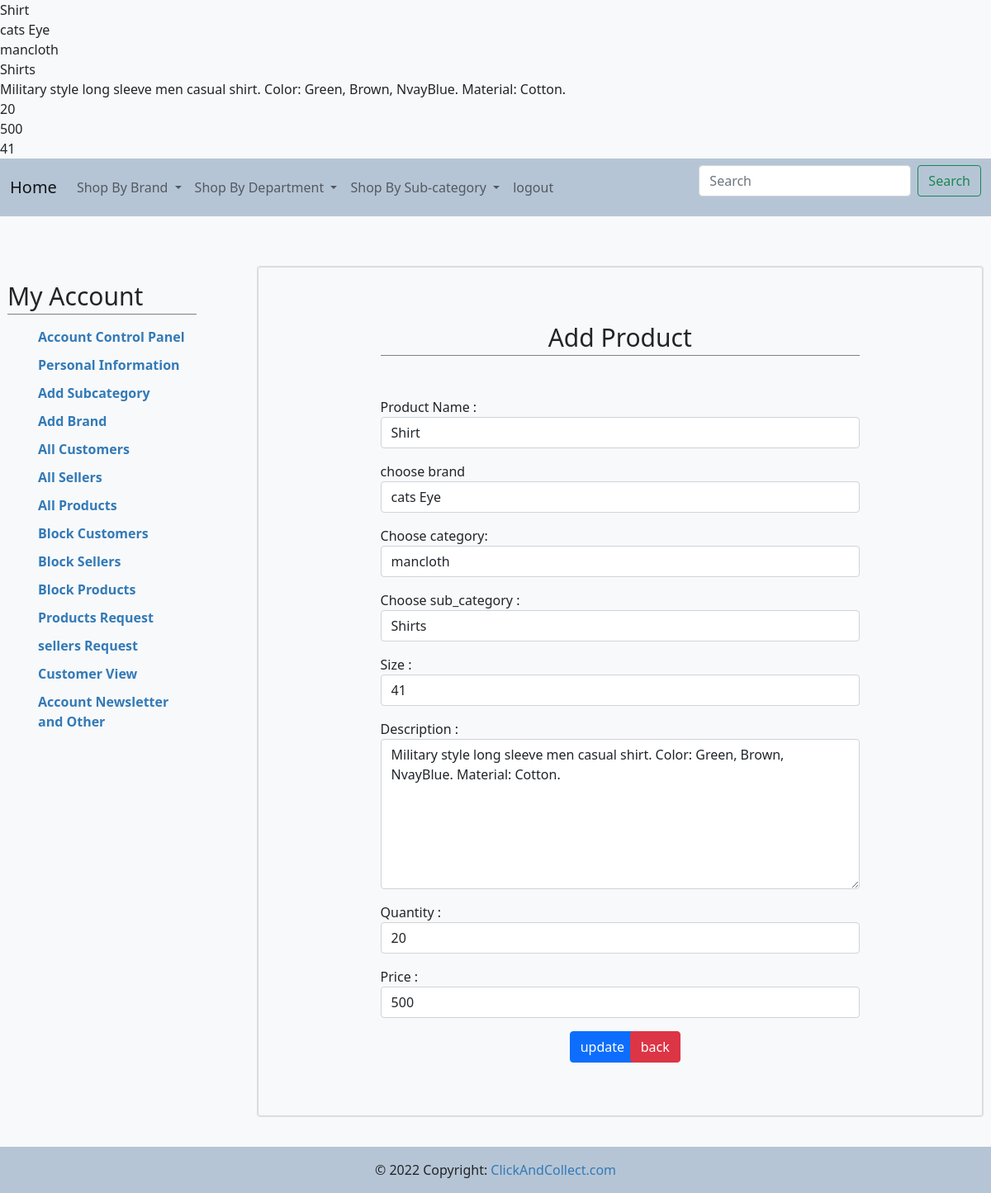
The page /admin/update_product.php?id=32 (signed in) on the database as committed earlier.
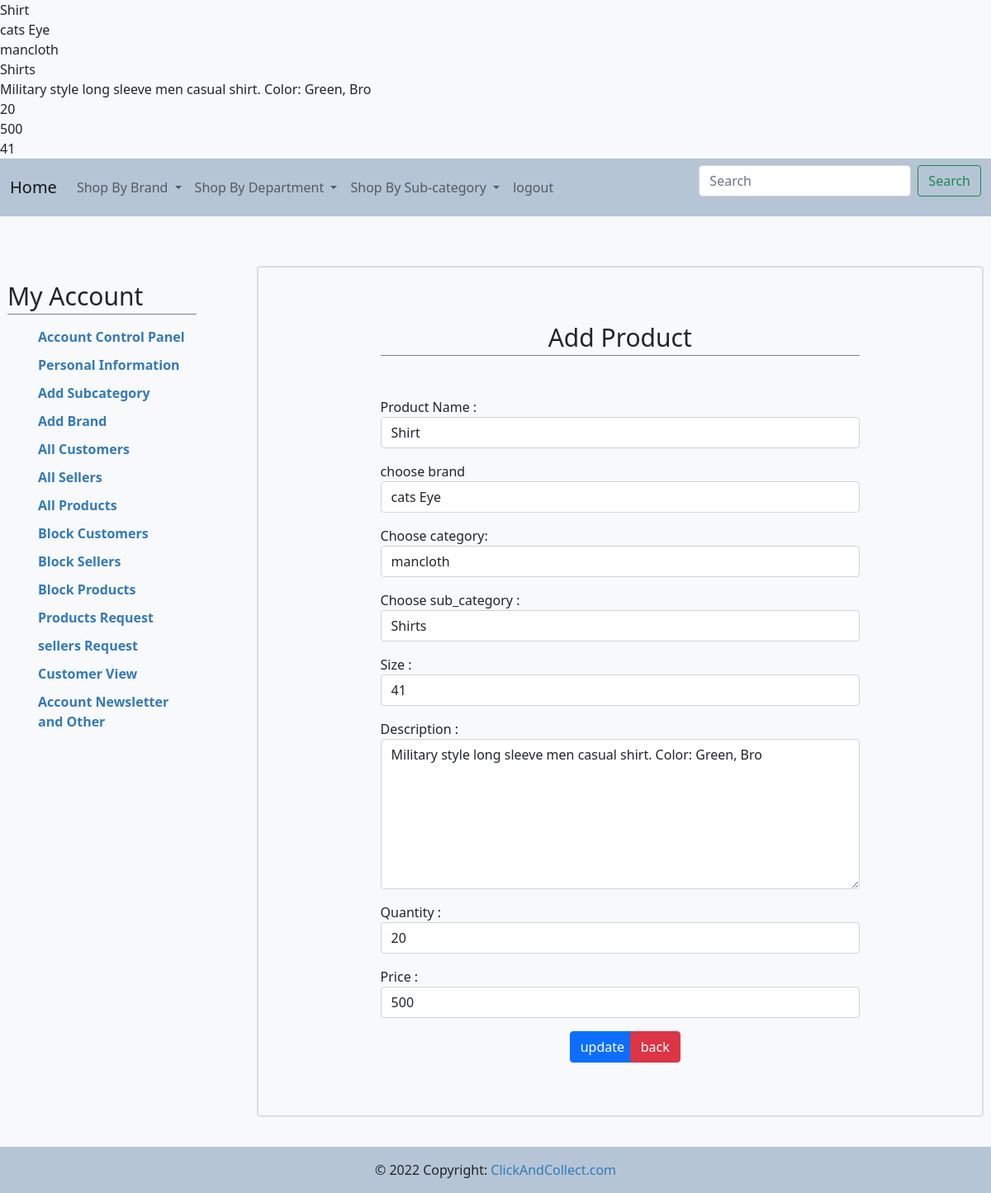
The same page on the database as committed later.
### tables this page shows
CREATE TABLE IF NOT EXISTS `products` (
  `p_id` int(11) NOT NULL AUTO_INCREMENT,
  `name` varchar(100) DEFAULT NULL,
  `b_id` int(11) DEFAULT NULL,
  `sub_id` int(11) DEFAULT NULL,
  `size` varchar(100) DEFAULT NULL,
  `description` varchar(200) DEFAULT NULL,
  `price` double DEFAULT NULL,
  `quantity` int(11) DEFAULT NULL,
  `status` int(11) NOT NULL,
  PRIMARY KEY (`p_id`),
  KEY `FK_brand1` (`b_id`),
  KEY `FK_catagory1` (`sub_id`)
);

### admin/update_product.php (the view, shortened to what the changed rows need)
<?php include 'include/adminauth.php';
include 'include/connection.php';
$id = $_REQUEST['id'];
$query ="select * from products where p_id=$id";
$table=mysqli_query($con,$query);
$row = mysqli_fetch_array($table);
$name =   $row['name'];
$description = $row['description'];
$quantity =  $row['quantity'];
$price = $row['price'];
$size = $row['size'];
 ?>
<!DOCTYPE html>
<html>
<head>
  <link type="text/css" rel="stylesheet" href="css/font-awesome.min.css" />
  <link rel="stylesheet" href="https://stackpath.bootstrapcdn.com/bootstrap/5.0.0-alpha1/css/bootstrap.min.css">
  <link href="https://cdn.jsdelivr.net/npm/bootstrap@5.0.2/dist/css/bootstrap.min.css" rel="stylesheet">
  <link href="include/style.css" rel="stylesheet" />
</head>
<body>
<div class="b">
    <?php include 'include/navbar.php' ?>
</div>
<div class="account-page">
<div class="container-fluid">
<div class="row">
<div class="col-sm-3 mt-0 pad">
    <?php include 'include/sidebar.php' ?>
</div>
    <div class="col-sm-9">
        <div class="mt-0 card">
            <div class="card bg-light text-dark">
                <div class="row">
                    <div class="col-md-8 mt-5 mb-5">
                        <h2 class="text-center">Add Product</h2>
                        <br>
                        <form method="post" class="cmxform"  id="signUpForm">
                        <div class="mb-3 mt-3">
                            <label for="name">Product Name : </label>
                                <input class="form-control" id="name" name="name" type="text" placeholder=" enter the name of product" value = '<?php echo $name?>'/>
                        </div>
                        <div class="mb-3 mt-3">
                            <label for="size">Size : </label>
                            <input name = "size" id ="size" class="form-control" value = '<?php echo $size?>'>
                        </div>
                        <div class="mb-3 mt-3">
                            <label for="Description">Description : </label>
                                <textarea name="description" id="" cols="20" rows="7" class="form-control"><?php echo $description?></textarea>
                        </div>
                        <div class="mb-3 mt-3">
                            <label for="Quantity">Quantity :</label>
                                <input class="form-control" id="quantity" name="quantity" type="number" placeholder="write the number of amount" value = '<?php echo $quantity?>'/>
                        </div>
                        <div class="mb-3 mt-3">
                            <label for="Price">Price :</label>
                                <input class="form-control" id="price" name="price" type="number" placeholder="write the price of products" value = '<?php echo $price;?>' />
                        </div>
                        </form>
                    </div>
                </div>
            </div>
        </div>
    </div>
</div>
</div>
</div>
<div class="fot">
   <?php include 'include/footer.php' ?>
</div>
</body>
</html>

Rows that differ between the two databases and show on the page:
changed products "Shirt": description "Military style long sleeve men casual shirt. Color: Green, Brown, NvayBlue. Material: Cotton." → "Military style long sleeve men casual shirt. Color: Green, Bro"
